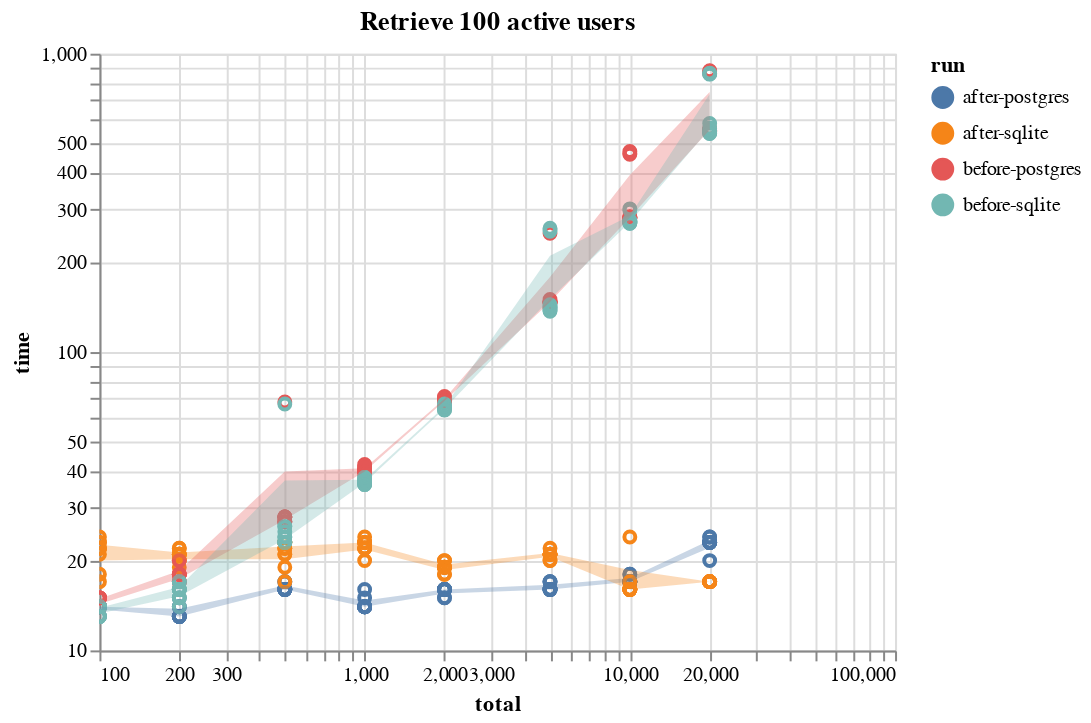

Source (notebook cell):
### Markdown cell above
So we can see for 20k users, where fetching all users takes ~1 second,
fetching 100 active users still takes only 20ms. 50x improvement!

We can plot the same information, this time selecting 100 active users
and plotting time versus the total number of users.

This lets us directly compare the scaling costs of the behavior in jupyterhub 1.2.1
with what should be fairly flat performacne with the proposed filter.

### Code cell
subset = df[(df["active"] == 100) & (df["state"] == "active") & (df["total"] > 0)]

points = (
    alt.Chart(subset, title="Retrieve 100 active users")
    .mark_point()
    .encode(
        alt.X("total", scale=alt.Scale(type="log")),
        alt.Y("time", scale=alt.Scale(type="log")),
        color="run",
        tooltip=["run", "total", "time", "state"],
        opacity=run_selected_opacity,
    )
).add_selection(run_selection)

band = (
    alt.Chart(subset)
    .mark_errorband(extent="ci")
    .encode(
        alt.X("total", scale=alt.Scale(type="log")),
        alt.Y("time", scale=alt.Scale(type="log")),
        color="run",
        tooltip=["run"],
        opacity=run_selected_area_opacity,
    )
)

(points + band).interactive()

### Figure 1 — Vega-Lite specification as saved in the notebook (floating-point values rounded to 4 significant figures; data arrays with more than 128 entries replaced by an {"elided": "..."} marker saying what was removed)
{"config": {"view": {"continuousWidth": 400, "continuousHeight": 300}}, "layer": [{"mark": "point", "encoding": {"color": {"type": "nominal", "field": "run"}, "opacity": {"condition": {"value": 1, "selection": "selector001"}, "value": 0.2}, "tooltip": [{"type": "nominal", "field": "run"}, {"type": "quantitative", "field": "total"}, {"type": "quantitative", "field": "time"}, {"type": "nominal", "field": "state"}], "x": {"type": "quantitative", "field": "total", "scale": {"type": "log"}}, "y": {"type": "quantitative", "field": "time", "scale": {"type": "log"}}}, "selection": {"selector001": {"type": "multi", "fields": ["run"], "bind": "legend"}, "selector012": {"type": "interval", "bind": "scales", "encodings": ["x", "y"]}}, "title": "Retrieve 100 active users"}, {"mark": {"type": "errorband", "extent": "ci"}, "encoding": {"color": {"type": "nominal", "field": "run"}, "opacity": {"condition": {"value": 0.3, "selection": "selector001"}, "value": 0}, "tooltip": [{"type": "nominal", "field": "run"}], "x": {"type": "quantitative", "field": "total", "scale": {"type": "log"}}, "y": {"type": "quantitative", "field": "time", "scale": {"type": "log"}}}}], "data": {"name": "data-17e8366229e5d4cba9f0956240358d7f"}, "$schema": "https://vega.github.io/schema/vega-lite/v4.8.1.json", "datasets": {"data-17e8366229e5d4cba9f0956240358d7f": {"elided": "320 records"}}}
